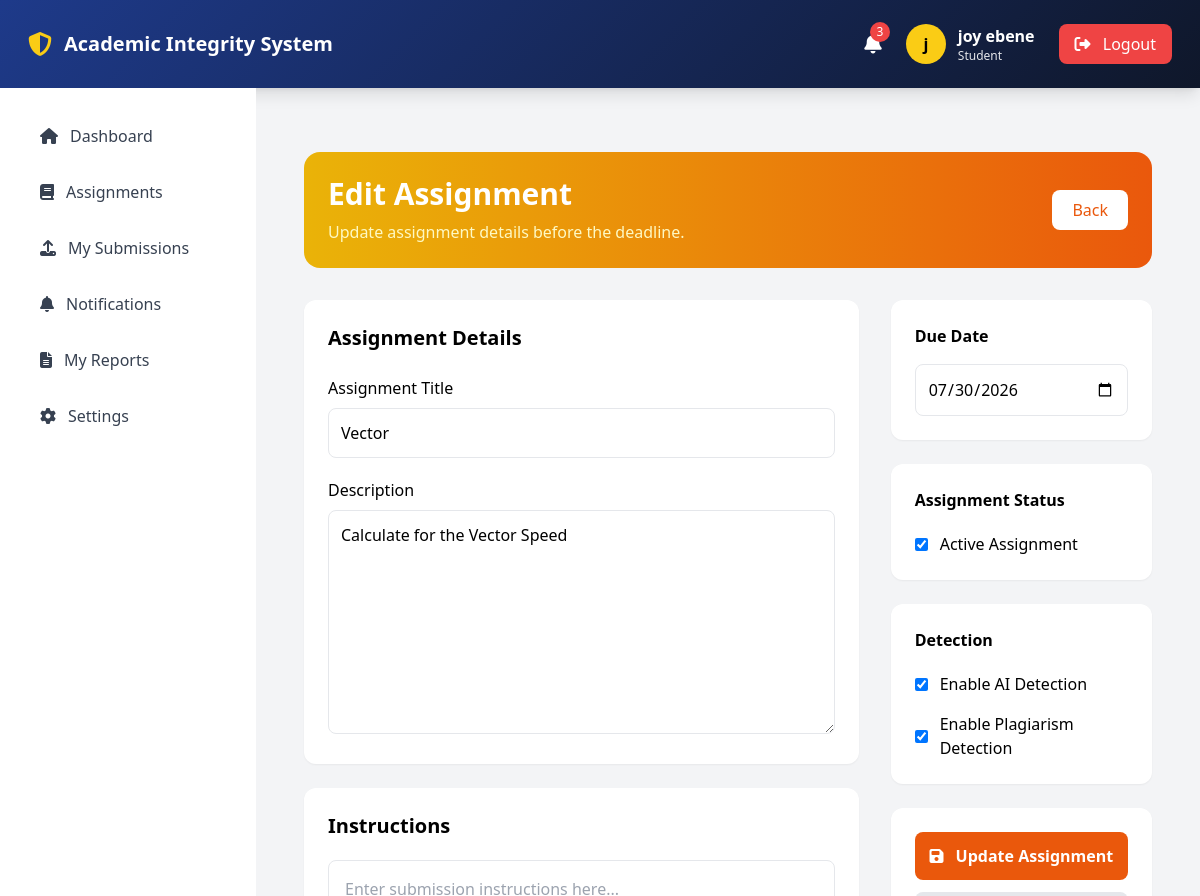
Screenshot of /lecturers/assignments/1/edit (signed in) with the database file from the repository.
### app/models.py (models this page shows, shortened)
class User(UserMixin, db.Model):
    __tablename__ = 'users'
    id = db.Column(db.Integer, primary_key=True)
    username = db.Column(db.String(50), unique=True, nullable=False)
    email = db.Column(db.String(100), unique=True, nullable=False)
    password_hash = db.Column(db.String(255), nullable=False)
    first_name = db.Column(db.String(50), nullable=False)
    last_name = db.Column(db.String(50), nullable=False)
    role = db.Column(db.String(20), default='student')
    department = db.Column(db.String(100))
    faculty = db.Column(db.String(100))
    created_at = db.Column(db.DateTime, default=datetime.utcnow)
    updated_at = db.Column(db.DateTime, default=datetime.utcnow, onupdate=datetime.utcnow)
    last_login = db.Column(db.DateTime)
    is_active = db.Column(db.Boolean, default=True)
    student_profile = db.relationship('Student', backref='user', uselist=False, cascade='all, delete-orphan')
    lecturer_profile = db.relationship('Lecturer', backref='user', uselist=False, cascade='all, delete-orphan')
    @property
    def full_name(self):
        return f"{self.first_name} {self.last_name}"

class Assignment(db.Model):
    __tablename__ = 'assignments'
    id = db.Column(db.Integer, primary_key=True)
    title = db.Column(db.String(200), nullable=False)
    description = db.Column(db.Text)
    due_date = db.Column(db.DateTime)
    is_active = db.Column(db.Boolean, default=True)
    course_id = db.Column(
        db.Integer,
        db.ForeignKey('courses.id'),
        nullable=False
    )
    created_at = db.Column(
        db.DateTime,
        default=datetime.utcnow
    )
    submissions = db.relationship(
        'Submission',
        backref='assignment',
        lazy=True,
        cascade='all, delete-orphan'
    )

### app/lecturers/routes.py (the view, shortened to what this page needs)
@lecturers_bp.route("/assignments/<int:id>/edit",
                     methods=["GET", "POST"])
@login_required
def edit_assignment(id):
    assignment = Assignment.query.get_or_404(id)
    form = AssignmentForm(obj=assignment)
    return render_template(
        "lecturers/edit_assignment.html",
        form=form,
        assignment=assignment
    )

### app/forms/lecturer.py
class AssignmentForm(FlaskForm):
    title = StringField("Title", validators=[DataRequired()])
    description = TextAreaField("Description", validators=[DataRequired()])
    due_date = DateField("Due Date", validators=[DataRequired()])
    course_id = SelectField("Course", coerce=int,validators=[DataRequired()])

### app/__init__.py (called while the page is built)
@login_manager.user_loader
def load_user(user_id):
    from app.models import User
    return User.query.get(int(user_id))

### app/templates/lecturers/edit_assignment.html (shortened to what this page needs)
{% extends "base.html" %}
{% block content %}
<div class="container mx-auto px-4 py-8">
    <div class="bg-gradient-to-r from-yellow-500 to-orange-600 rounded-2xl p-6 text-white mb-8">
        <div class="flex items-center justify-between">
            <div>
                <h1 class="text-3xl font-bold">
                    Edit Assignment
                </h1>
                <p class="text-yellow-100 mt-2">
                    Update assignment details before the deadline.
                </p>
            </div>
            <a href="{{ url_for('lecturers.assignments') }}"
               class="bg-white text-orange-600 px-5 py-2 rounded-lg hover:bg-gray-100 transition">
                Back
            </a>
        </div>
    </div>
    <form method="POST">
        <div class="grid lg:grid-cols-3 gap-8">
            <div class="lg:col-span-2 space-y-6">
                <div class="bg-white rounded-xl shadow-sm p-6">
                    <h2 class="text-xl font-bold mb-6">
                        Assignment Details
                    </h2>
                    <div class="mb-5">
                        <label class="block font-medium mb-2">
                            Assignment Title
                        </label>
                        {{ form.title(class="w-full border rounded-lg p-3 focus:ring-2 focus:ring-orange-400") }}
                    </div>
                    <div>
                        <label class="block font-medium mb-2">
                            Description
                        </label>
                        {{ form.description(class="w-full border rounded-lg p-3 h-56 focus:ring-2 focus:ring-orange-400") }}
                    </div>
                </div>
                <div class="bg-white rounded-xl shadow-sm p-6">
                    <h2 class="text-xl font-bold mb-5">
                        Instructions
                    </h2>
                    <textarea
                        name="instructions"
                        rows="8"
                        class="w-full border rounded-lg p-4"
                        placeholder="Enter submission instructions here...">{% if assignment.instructions %}{{ assignment.instructions }}{% endif %}</textarea>
                </div>
            </div>
            <div class="space-y-6">
                <div class="bg-white rounded-xl shadow-sm p-6">
                    <h2 class="font-bold mb-4">
                        Due Date
                    </h2>
                    {{ form.due_date(class="w-full border rounded-lg p-3") }}
                </div>
                <div class="bg-white rounded-xl shadow-sm p-6">
                    <h2 class="font-bold mb-5">
                        Assignment Status
                    </h2>
                    <label class="flex items-center">
                        <input
                            type="checkbox"
                            name="is_active"
                            {% if assignment.is_active %}checked{% endif %}
                            class="mr-3">
                        Active Assignment
                    </label>
                </div>
                <div class="bg-white rounded-xl shadow-sm p-6">
                    <h2 class="font-bold mb-5">
                        Detection
                    </h2>
                    <label class="flex items-center mb-4">
                        <input
                            type="checkbox"
                            name="enable_ai"
                            checked
                            class="mr-3">
                        Enable AI Detection
                    </label>
                    <label class="flex items-center">
                        <input
                            type="checkbox"
                            name="enable_plagiarism"
                            checked
                            class="mr-3">
                        Enable Plagiarism Detection
                    </label>
                </div>
                <div class="bg-white rounded-xl shadow-sm p-6 space-y-3">
                    <button
                        type="submit"
                        class="w-full bg-orange-600 hover:bg-orange-700 text-white py-3 rounded-lg font-semibold transition">
                        <i class="fas fa-save mr-2"></i>
                        Update Assignment
                    </button>
                </div>
            </div>
        </div>
    </form>
</div>
{% endblock %}

### app/templates/includes/navbar.html (shortened to what this page needs)
<nav class="gradient-bg shadow-lg p-2 md:p-3">
    <div class="px-4 h-16 flex justify-between items-center">
        <div class="flex items-center gap-3">
            <i class="fas fa-shield-alt text-yellow-400 text-2xl"></i>
            <span class="text-white text-xl font-bold">
                Academic Integrity System
            </span>
        </div>
        {% if current_user.is_authenticated %}
        <div class="flex items-center gap-6">
            <a href="{{ url_for('notifications.index') }}"
               class="relative text-white hover:text-yellow-400">
                <i class="fas fa-bell text-xl"></i>
                {% if current_user.notifications %}
                <span class="absolute -top-2 -right-2
                bg-red-500 text-white text-xs
                rounded-full h-5 w-5
                flex items-center justify-center">
                    {{ current_user.notifications|length }}
                </span>
                {% endif %}
            </a>
            <div class="flex items-center gap-3">
                <div class="h-10 w-10 rounded-full
                bg-yellow-400 text-black
                flex items-center justify-center
                font-bold">
                    {{ current_user.first_name[0] }}
                </div>
                <div class="text-white">
                    <p class="font-semibold">
                        {{ current_user.full_name }}
                    </p>
                    <p class="text-xs text-gray-200">
                        {{ current_user.role|title }}
                    </p>
                </div>
            </div>
            <a href="{{ url_for('auth.logout') }}"
               class="bg-red-500 hover:bg-red-600
               px-4 py-2 rounded-lg text-white">
                <i class="fas fa-sign-out-alt mr-2"></i>
                Logout
            </a>
        </div>
        {% endif %}
    </div>
</nav>

### app/templates/base.html (style rules this page uses)
.gradient-bg { background: linear-gradient(135deg, #1e3a8a, #0f172a); }

### rows the page displays
User: first_name "j", full_name "joy ebene", role "Student"
Assignment: title "Vector", description "Calculate for the Vector Speed", due_date "07/30/2026", is_active "☑"

### other values shown
{{ current_user.notifications|length }} "3"
